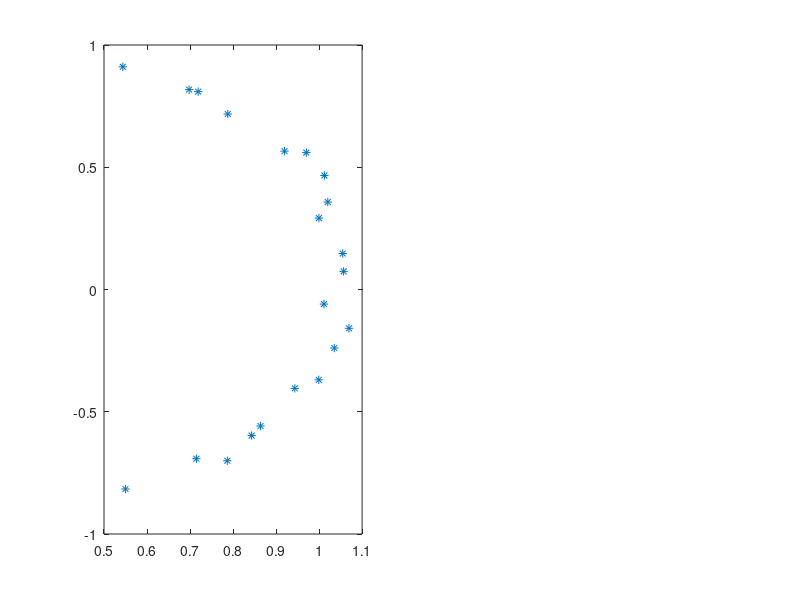

Write the MATLAB code that produced this figure. (Note: this script raises an error after producing the figure.)

c = -1:0.1:1;
y = c.^2/10;
X = [cos(c);sin(c)]+0.1*rand(2,length(c));
subplot(1,2,1)
plot(X(1,:),X(2,:),'*');
[Q, x0, Theta, Phi, re] = Factorization(X);
hold on
phi = min(Phi):(max(Phi)-min(Phi))/20:max(Phi);
[psi, M] = Psi(phi, Theta);
Z = x0 + Q*M;
plot(Z(1,:),Z(2,:),'-*');
subplot(1,2,2)
plot(re)



function [Q, x0, Theta, Tau, re] = Factorization(X)
    d = 1;
    D = size(X,1);
    CX = X-mean(X,2);
    [U,~,~] = svd(CX);
    Tau = U(:,1:d)'*CX;
    n = 1;
    Theta = zeros(d*(d+1)/2, D-d);
    Q = eye(D);
    while true
        [Q, x0, Theta] = Regression(Tau, X, Theta, Q);
        Tau_new = Projection(x0, Q, Theta, X, d, Tau);
        if norm(Tau_new-Tau)<1.e-5 || n > 100
            break;
        end
        Tau = Tau_new;
        [~, M] = Psi(Tau, Theta);
        re(n) = norm(X-x0-Q*M);
        n = n+1;
    end
end



function Tau = Projection(x0, Q, Theta, X, d, Tau) 
    n = size(X,2);
    D = size(X,1);
    U = Q(:,1:d);
    Up = Q(:,d+1:D);
    A = toTensor(Theta, d);
    for i = 1:n
        s = U'*(X(:,i)-x0);
        c = Up'*(X(:,i)-x0);
        tau = Tau(:,i);
        step = 5;
        while true 
            % while f_value(tau-(step*gradient(tau, s, c, A)), s, c, A) > f_value(tau,s,c,A)
            %     step = step/2;
            % end
            %norm(gradient(tau, s, c, A))
            [g,H ] = gradient(tau, s, c, A);
            %tau = tau - step*gradient(tau, s, c, A);
            tau = tau - H\g;
            if norm(gradient(tau, s, c, A))<1.e-7
                break;
            end
            %fprintf('projection tau %d,step: %f,norm of gradient%f\n', i, step, norm(gradient(tau, s, c, A)));
        end
        Tau(:,i) = tau;
        %fprintf('projection tau %d,norm of gradient%f\n', i, norm(gradient(tau, s, c, A)));
    end
end


function [g,H] = gradient(tau, s, c, A)
    dim = size(A,1);
    d = length(tau);
    r = zeros(dim,1);
    for i = 1:dim
        r(i) = tau'*squeeze(A(i,:,:))*tau;
    end
    Mr = zeros(dim,d);
    for i = 1:dim
        Mr(i,:)  = squeeze(A(i,:,:))*tau;
    end
    M2 = zeros(d,d);
    for i = 1:dim
        M2 = M2 + squeeze(A(i,:,:))*(r(i)-c(i));
    end
    g = 2*(tau-s)+4*Mr'*(r-c);
    H = 2*eye(d)+8*Mr'*Mr+4*M2;
end


function f = f_value(tau, s, c, A)
    dim = size(A,1);
    r = zeros(dim,1);
    for i = 1:dim
        r(i) = tau'*squeeze(A(i,:,:))*tau;
    end
    f = (s-tau)'*(s-tau)+(c-r)'*(c-r);
end


function A = toTensor(Theta, d)
    dh = size(Theta,2);
    A = zeros(dh,d,d);
    for i = 1:dh
        A(i,:,:) = vector2mat(Theta(:,i),d);
    end
end


function S = vector2mat(a, dim)
    M = zeros(dim);
    W = ones(dim);
    ind = triu(W)>0;
    M(ind) = a/2;
    S = M+M';
end


function [Q, c, Theta] = Regression(Phi, X, Theta, Q)
    d = size(Phi,1);
    D = size(X,1);
    while true
        [psi, M] = Psi(Phi, Theta);
        c = mean(X-Q*M,2);
        [U1, ~, U2] = svd((X-c)*M');
        Q_new = U1*U2';
        V = Q_new(:,d+1:D);
        Theta_new = (psi*psi')\psi*(X-c)'*V;
        error = norm(Theta_new-Theta)+norm(Q_new-Q);
        %fprintf('f_value%f,error=%f\n',norm(X-c-Q*M),error)
        if error < 1.e-8
            break;
        end
        Q = Q_new;
        Theta = Theta_new;
    end
end


function [psi, M] = Psi(Phi, Theta)
    d = size(Phi,1);
    n = size(Phi,2);
    psi = zeros(d*(d+1)/2,n);
    for i = 1:d
        for j = i:d
            psi((i-1)*d+j,:) = Phi(i,:).*Phi(j,:);
        end
    end
    M = [Phi; Theta'*psi];
end